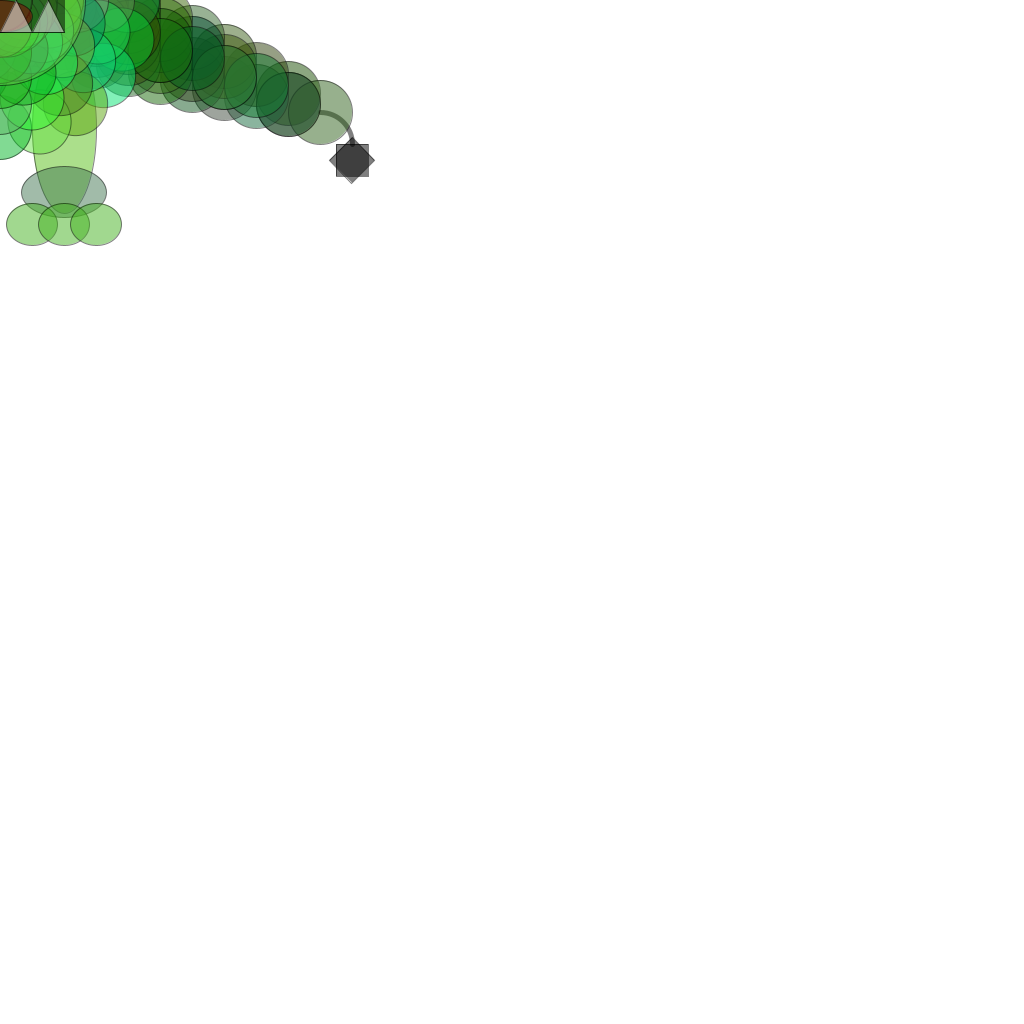
Frame 1 (no input)
Frame 60 (the mouse pressed at the canvas centre just before this capture): identical to frame 1, image omitted
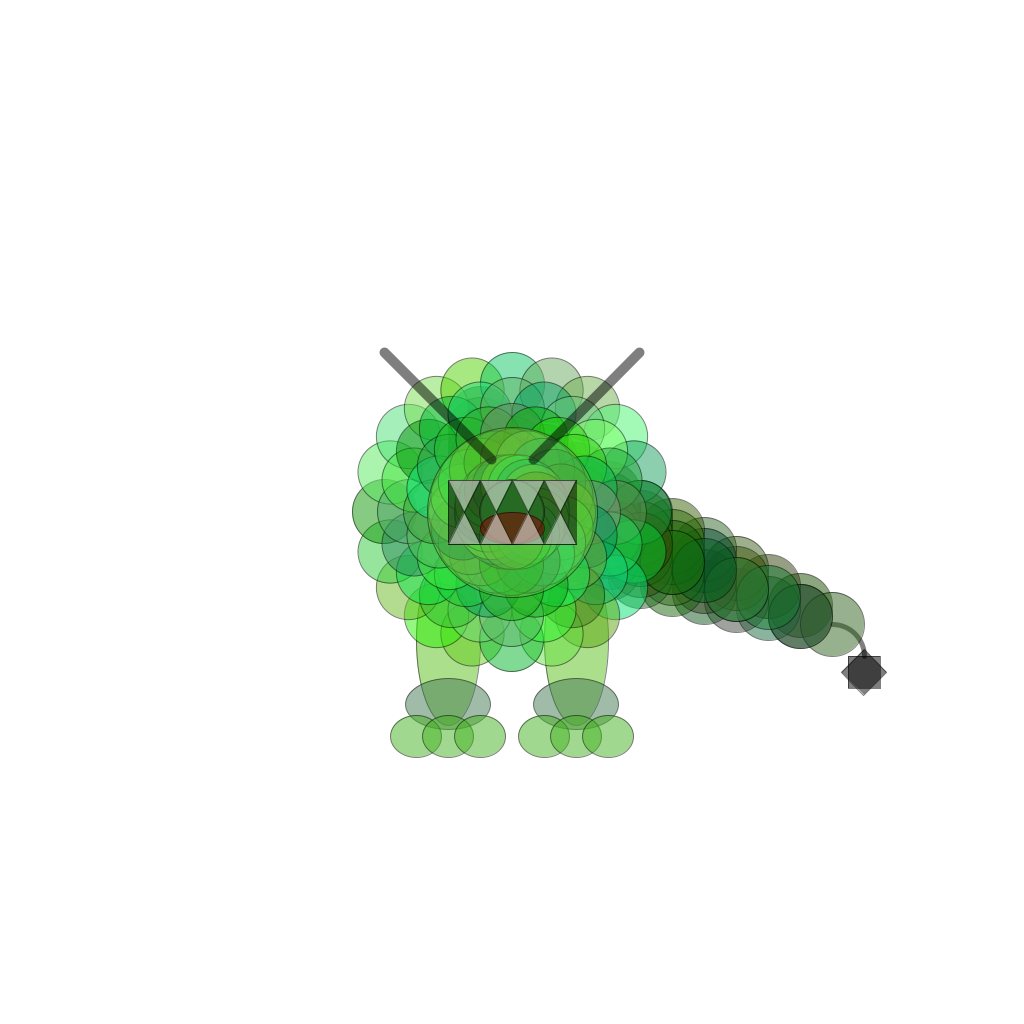
Frame 120 (the mouse held since frame 60 and released just before this capture)

The Processing sketch that drew these frames (run headless with seeded random() and noise(); from frame 60 on, the mouse is pressed at the canvas centre):

// Processing sketch: processing_71045
// ── processing_71045.pde

// creature's local origin

int seed = 1; //Random color
int biting = 0; //Positon on bite
int bitetime = 10; //Frames per bite
boolean flip = false; //Flip controller
int stampN = 0;
int[] stampX = new int[100];
int[] stampY = new int[100];
float[] stampR = new float[100];
float[] stampSi = new float[100];
int[] stampSe = new int[100];

void setup() {
  size(1024,1024 );        // size of the window
  smooth();                // antialiasing 
  rectMode(CENTER);
  ellipseMode(CENTER);
  strokeWeight(1);
  frameRate(30);
}

void draw() {
  background(255);
  //Make stamps
  makestamps();
  //Follow mouse
  makecreature(mouseX, mouseY, 128, 0, 1, seed);
  biteon();
}

void keyReleased() {
  //Clear stage on key press
  if (key == 'c' || key == 'C') {
    stampN = 0;
  }
  else if ((key == 'b' || key == 'B') && biting == 0) {
    biting ++;
  }
}

void mousePressed() {
  if (mouseButton == LEFT) {
    stampX[stampN] = mouseX;
    stampY[stampN] = mouseY;
    stampR[stampN] = 0;
    stampSi[stampN] = 1;
    stampSe[stampN] = seed;
    stampN ++;
  }
  if (mouseButton == RIGHT) {
    chooseSeed();
  }
}

void makestamps() {
  for (int i=0; i < stampN; i ++) {
    makecreature(stampX[i],stampY[i],255,stampR[i],stampSi[i],stampSe[i]);
  }
}

void makecreature(int localX, int localY, int localalp, float localrot, float localsize, int localseed) {
  randomSeed(localseed);
  maketail(localX,localY,localalp);
  makefeet(localX,localY,localalp);
  makeface(localX,localY,localalp);
  makemouth(localX,localY,localalp);
  makeantennae(localX,localY,localalp);
}

void maketail(int localX, int localY, int localalp) {
  //Tail wag
  pushMatrix();
    translate(localX-64,localY);
    rotate(-QUARTER_PI*biting/bitetime);
    translate(-(localX-64),-localY);
    stroke(0,localalp);
    //Make the tail point
    noFill();
    strokeWeight(5);
    arc(localX+320,localY+144,64,64,PI+HALF_PI,TWO_PI);
    strokeWeight(1);
    //Add spike ball (square + rotated square)
    fill(0,localalp);
    rect(localX+352,localY+160, 32, 32);
    pushMatrix();
      translate(localX+352,localY+160);
      rotate(QUARTER_PI);
      rect(0,0, 32, 32);
    popMatrix();
    //Make the tail length
    for (int i = 0; i < 12; i++) {
      for (int j = 0; j < .5*i; j++) {
        //Random color for each elipse
        fill(darkgreenchoose(),localalp);
        ellipse(localX+320-i*32,localY+112-i*8-j*16/1.5,64,64);
      }
      for (int j = i; j > .5*i; j--) {
        //Random color for each elipse
        fill(darkgreenchoose(),localalp);
        ellipse(localX+320-i*32,localY+112-i*8-j*16/1.5,64,64);
      }
    }
    //Center of tail length
    for (int i = 0; i < 12; i++) {
      int j = floor(.5*i);
      fill(darkgreenchoose(),localalp);
      ellipse(localX+320-i*32,localY+112-i*8-j*16/1.5,64,64);
    }
  popMatrix();
}

void makefeet(int localX, int localY, int localalp) {
  stroke(0,localalp);
  //Choose legs
  fill(midgreenchoose(),localalp);
  ellipse(localX-64,localY+128,64,170);
  ellipse(localX+64,localY+128,64,170);
  //Choose feet
  fill(midgreenchoose(),localalp);
  ellipse(localX-64,localY+192,85,51);
  ellipse(localX+64,localY+192,85,51);
  //Make toes
  fill(midgreenchoose(),localalp);
  for (int i = 0; i < 3; i++) {
    ellipse(localX-96+i*32,localY+224,51,42);
    ellipse(localX+32+i*32,localY+224,51,42);
  }
} 

void makeface(int localX, int localY, int localalp) {
  stroke(0,localalp);
  //New face equation.
  int jtimes = 20;
  pushMatrix();
    //Center of face
    translate(localX,localY);
    for (int i = 0; i <= 5; i++) {
      for (int j = 1; j <= jtimes; j++) {
      //Determine fixed position (no longer random)
      pushMatrix();
        //Circle around face
        rotate(HALF_PI+TWO_PI*j/jtimes);
        //Radiate inward
        translate(128-128*i/5,0);
        //Random color
        fill(greenchoose(),localalp);
        ellipse(0,0,64,64);
      popMatrix();
      }
    }
  popMatrix();
}

void makemouth(int localX, int localY, int localalp) {
  stroke(0,localalp);
  //Green elipse face
  fill(greenchoose(),localalp);
  ellipse(localX, localY, 170, 170);
  //black mouth square in center of face
  fill(0,localalp);
  //Adjust as mouth moves
  rect(localX, localY, 128, 64-32*biting/bitetime);
  //red tongue
  fill(floor(random(128)+128),0,0,localalp);
  //Adjust as mouth moves.
  ellipse(localX,localY+16-16*biting/bitetime,64,32);
  //white teeth
  fill(255,localalp);
  for (int i = 0; i < 4; i++) {
    //Tooth position adjusted by bite function
    triangle(localX-64+32*i,localY+32-16*biting/bitetime,localX-32+32*i,localY+32-16*biting/bitetime,localX-48+32*i,localY-16*biting/bitetime);
    triangle(localX-64+32*i,localY-32+16*biting/bitetime,localX-32+32*i,localY-32+16*biting/bitetime,localX-48+32*i,localY+16*biting/bitetime);
  }
  
}

void makeantennae(int localX, int localY, int localalp) {
  //Makes a pair of black lines for eyebrows
  //centered around dim/8,dim/2-3dim/16 and 3dim/8,dim/2-3dim/16
  stroke(0,localalp);
  fill(0,localalp);
  strokeWeight(10);
  //Added in function to move antennae while biting
  pushMatrix();
    translate(localX-21,localY-53);
    rotate(5*QUARTER_PI-QUARTER_PI*biting/bitetime);
    line (0,0,150,0);
  popMatrix();
  pushMatrix();
    translate(localX+21,localY-53);
    rotate(7*QUARTER_PI+QUARTER_PI*biting/bitetime);
    line (0,0,150,0);
  popMatrix();
  strokeWeight(1);
}

color greenchoose() {
  return color(floor(random(128)),floor(random(128)+128),floor(random(128)));
}

color midgreenchoose() {
  return color(floor(random(96)),floor(random(96)+96),floor(random(96)));
}

color darkgreenchoose() {
  return color(floor(random(64)),floor(random(64)+64),floor(random(64)));
}

void chooseSeed() {
  seed ++;
  seed %= 10;
}

void biteon() {
  //Next step of bite function
  if (biting > 0) {
    biting++;
    //Reset when done
    if (biting > bitetime) {
      biting = 0;
    }
  }
}
